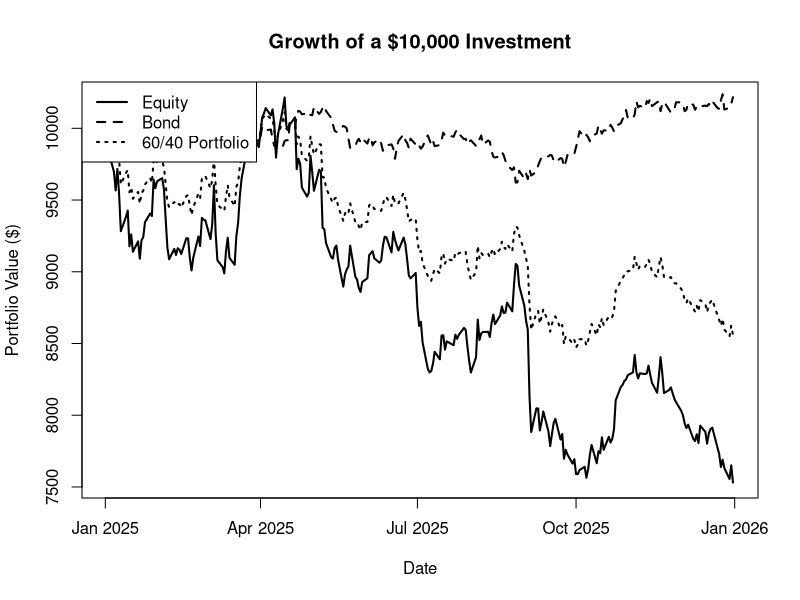
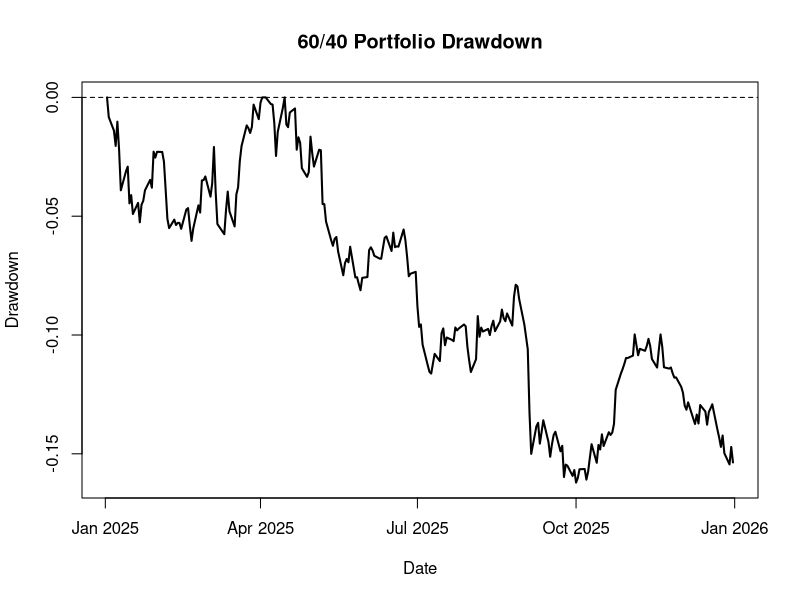

The R script that drew these images, in order:
## ---- chunk 1
data <- read.csv("FE515_L2_Investment_Data.csv")
## ---- chunk 2
head(data)
## ---- chunk 3
str(data)
## ---- chunk 4
dim(data)
## ---- chunk 5
colSums(is.na(data))
## ---- chunk 6
data$Date <- as.Date(data$Date)
## ---- chunk 7
str(data)
## ---- chunk 8
min(data$Date)
max(data$Date)
## ---- chunk 9
n <- nrow(data)

data$Equity[-1][1:5]
data$Equity[-n][1:5]
## ---- chunk 10
equity_return <- data$Equity[-1] / data$Equity[-n] - 1
bond_return   <- data$Bond[-1]   / data$Bond[-n]   - 1
## ---- chunk 11
head(equity_return)
head(bond_return)
## ---- chunk 12
length(data$Equity)
length(equity_return)
## ---- chunk 13
return_dates <- data$Date[-1]
head(return_dates)
## ---- chunk 14
portfolio_return <- 0.60 * equity_return + 0.40 * bond_return
## ---- chunk 15
head(portfolio_return)
## ---- chunk 16
0.60 * equity_return[1] + 0.40 * bond_return[1]
portfolio_return[1]
## ---- chunk 17
example_returns <- c(0.10, -0.05, 0.02)
cumprod(1 + example_returns)
## ---- chunk 18
initial_investment <- 10000

equity_wealth <- c(
  initial_investment,
  initial_investment * cumprod(1 + equity_return)
)

bond_wealth <- c(
  initial_investment,
  initial_investment * cumprod(1 + bond_return)
)

portfolio_wealth <- c(
  initial_investment,
  initial_investment * cumprod(1 + portfolio_return)
)
## ---- chunk 19
length(data$Date)
length(equity_wealth)
## ---- chunk 20
tail(equity_wealth, 1)
tail(bond_wealth, 1)
tail(portfolio_wealth, 1)
## ---- chunk 21
plot(
  data$Date,
  equity_wealth,
  type = "l",
  lwd = 2,
  xlab = "Date",
  ylab = "Portfolio Value ($)",
  main = "Growth of a $10,000 Investment"
)

lines(data$Date, bond_wealth, lwd = 2, lty = 2)
lines(data$Date, portfolio_wealth, lwd = 2, lty = 3)

legend(
  "topleft",
  legend = c("Equity", "Bond", "60/40 Portfolio"),
  lty = c(1, 2, 3),
  lwd = 2
)
## ---- chunk 22
portfolio_peak <- cummax(portfolio_wealth)

head(portfolio_wealth)
head(portfolio_peak)
## ---- chunk 23
portfolio_drawdown <- portfolio_wealth / portfolio_peak - 1
## ---- chunk 24
min(portfolio_drawdown)
## ---- chunk 25
100 * min(portfolio_drawdown)
## ---- chunk 26
plot(
  data$Date,
  portfolio_drawdown,
  type = "l",
  lwd = 2,
  xlab = "Date",
  ylab = "Drawdown",
  main = "60/40 Portfolio Drawdown"
)

abline(h = 0, lty = 2)
## ---- chunk 27
investment_summary <- function(name, returns, wealth) {

  total_return <- tail(wealth, 1) / wealth[1] - 1
  average_return <- mean(returns)
  volatility <- sd(returns)
  max_drawdown <- min(wealth / cummax(wealth) - 1)

  data.frame(
    Investment = name,
    Ending.Wealth = tail(wealth, 1),
    Total.Return = total_return,
    Average.Daily.Return = average_return,
    Daily.Volatility = volatility,
    Maximum.Drawdown = max_drawdown
  )
}
## ---- chunk 28
equity_summary <- investment_summary(
  "Equity",
  equity_return,
  equity_wealth
)

bond_summary <- investment_summary(
  "Bond",
  bond_return,
  bond_wealth
)

portfolio_summary <- investment_summary(
  "60/40 Portfolio",
  portfolio_return,
  portfolio_wealth
)

summary_table <- rbind(
  equity_summary,
  bond_summary,
  portfolio_summary
)

summary_table
## ---- chunk 29
summary_table$Ending.Wealth <- round(summary_table$Ending.Wealth, 2)
summary_table$Total.Return <- round(100 * summary_table$Total.Return, 2)
summary_table$Average.Daily.Return <- round(100 * summary_table$Average.Daily.Return, 3)
summary_table$Daily.Volatility <- round(100 * summary_table$Daily.Volatility, 3)
summary_table$Maximum.Drawdown <- round(100 * summary_table$Maximum.Drawdown, 2)

names(summary_table) <- c(
  "Investment",
  "Ending Wealth ($)",
  "Total Return (%)",
  "Average Daily Return (%)",
  "Daily Volatility (%)",
  "Maximum Drawdown (%)"
)

summary_table
